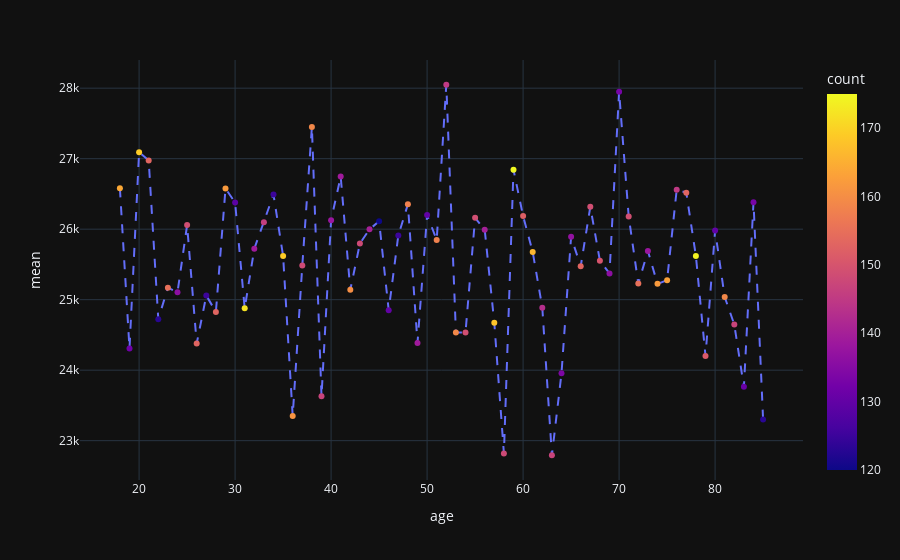

Source (notebook cell):
### Code cell
mean_billing_amount_by_age = px.scatter(
    (
        health
        .groupby('age')
        ['billing_amount']
        .aggregate(['count', 'mean'])
        .reset_index()
    ),
    x='age',
    y='mean',
    color='count',
    template='plotly_dark',
)
mean_billing_amount_by_age.update_traces(mode='lines+markers', line_dash='dash')
mean_billing_amount_by_age.show()

### Figure 1 — Plotly figure (JSON) as saved in the notebook; plotly's stock layout.template omitted (floating-point values rounded to 4 significant figures)
{"data": [{"hovertemplate": "age=%{x}<br>mean=%{y}<br>count=%{marker.color}<extra></extra>", "legendgroup": "", "line": {"dash": "dash"}, "marker": {"color": [164, 132, 169, 153, 123, 155, 136, 149, 153, 125, 153, 162, 129, 172, 139, 146, 125, 169, 161, 148, 159, 147, 138, 139, 160, 148, 140, 120, 130, 125, 158, 139, 130, 158, 145, 159, 149, 149, 140, 168, 148, 175, 152, 166, 143, 147, 134, 137, 153, 149, 150, 136, 133, 149, 155, 138, 162, 163, 145, 153, 174, 151, 130, 159, 147, 131, 133, 123], "coloraxis": "coloraxis", "symbol": "circle"}, "mode": "lines+markers", "name": "", "orientation": "v", "showlegend": false, "type": "scatter", "x": [18, 19, 20, 21, 22, 23, 24, 25, 26, 27, 28, 29, 30, 31, 32, 33, 34, 35, 36, 37, 38, 39, 40, 41, 42, 43, 44, 45, 46, 47, 48, 49, 50, 51, 52, 53, 54, 55, 56, 57, 58, 59, 60, 61, 62, 63, 64, 65, 66, 67, 68, 69, 70, 71, 72, 73, 74, 75, 76, 77, 78, 79, 80, 81, 82, 83, 84, 85], "xaxis": "x", "y": [26580.0, 24310.0, 27090.0, 26970.0, 24720.0, 25170.0, 25100.0, 26060.0, 24380.0, 25060.0, 24830.0, 26580.0, 26380.0, 24880.0, 25720.0, 26100.0, 26490.0, 25620.0, 23350.0, 25480.0, 27450.0, 23630.0, 26130.0, 26750.0, 25140.0, 25800.0, 26000.0, 26110.0, 24850.0, 25910.0, 26350.0, 24390.0, 26200.0, 25850.0, 28050.0, 24540.0, 24530.0, 26160.0, 25990.0, 24670.0, 22820.0, 26840.0, 26190.0, 25680.0, 24890.0, 22790.0, 23960.0, 25890.0, 25470.0, 26320.0, 25550.0, 25370.0, 27950.0, 26180.0, 25230.0, 25690.0, 25220.0, 25280.0, 26560.0, 26520.0, 25620.0, 24200.0, 25980.0, 25040.0, 24650.0, 23760.0, 26380.0, 23300.0], "yaxis": "y"}], "layout": {"coloraxis": {"colorbar": {"title": {"text": "count"}}, "colorscale": [[0, "#0d0887"], [0.1111, "#46039f"], [0.2222, "#7201a8"], [0.3333, "#9c179e"], [0.4444, "#bd3786"], [0.5556, "#d8576b"], [0.6667, "#ed7953"], [0.7778, "#fb9f3a"], [0.8889, "#fdca26"], [1, "#f0f921"]]}, "legend": {"tracegroupgap": 0}, "margin": {"t": 60}, "xaxis": {"anchor": "y", "domain": [0, 1], "title": {"text": "age"}}, "yaxis": {"anchor": "x", "domain": [0, 1], "title": {"text": "mean"}}}}
